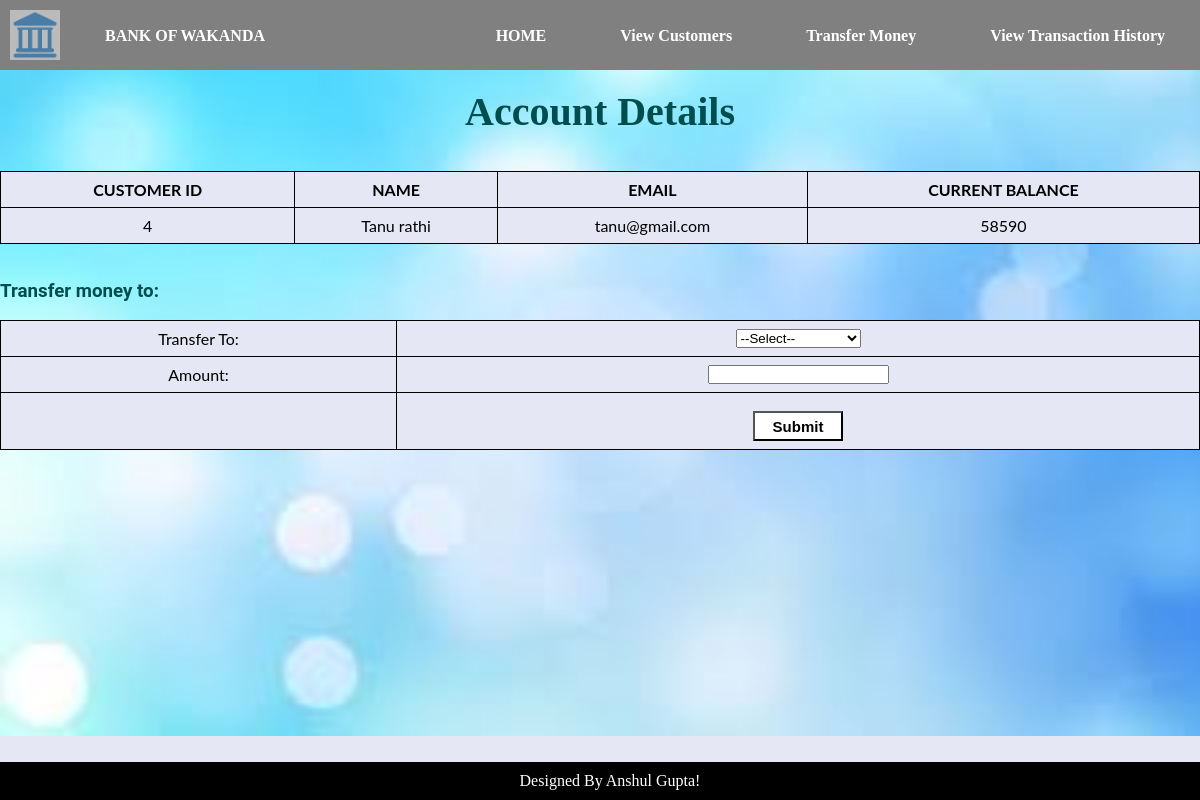
Page /transact.php?Name=Tanu rathi on the committed database.
### tables this page shows
CREATE TABLE `customer` (
  `id` int(3) NOT NULL,
  `name` text NOT NULL,
  `email` varchar(30) NOT NULL,
  `balance` int(8) NOT NULL
);

### transact.php (the view, shortened to what this page needs)
<?php
include 'connection.php';
if (isset($_GET['Name'])) {
	$Name = $_GET['Name'];
}
$q = "SELECT * From customer WHERE Name='$Name'";
$result = mysqli_query($con, $q);
?>
<html>
<head>
	<link rel="stylesheet" type="text/css" href="buttons.css">
</head>
<body>
	<nav>
		<div class="logo">
			<img src="logo3.png" width="50" height="50">
		</div>
		<ul>
			<li><a href="#">HOME</a></li>
			<li><a href="display.php">View Customers</a></li>
			<li><a href="transfermoney.php">Transfer Money </a></li>
			<li><a href="transactionhistory.php">View Transaction History</a></li>
		</ul>
		<div style="float:left;"><ul>
        <li><a href='#'>BANK OF WAKANDA </a></li>
        </ul></div>
	</nav>
	<br>
	<div>
		<h2 style="text-align: center;color:#014d4e;font-family:'Times New Roman', Times, serif;font-size:40px">Account Details</h2>
		<br>
		<br>
		<table style="background-color:#d2fdfe;">
			<th>CUSTOMER ID</th>
			<th>NAME </th>
			<th>EMAIL</th>
			<th>CURRENT BALANCE</th>
			<tr>
				<?php
				$row = mysqli_fetch_array($result)
				?>
				<td><?php echo  $row["id"]; ?></td>
				<td><?php echo  $row["name"]; ?></td>
				<td><?php echo  $row["email"]; ?></td>
				<td><?php echo  $row["balance"]; ?></td>
			</tr>
		</table>
	</div>
	<?php echo "<form method='post' action='transaction.php?Name=$Name'>" ?>
	<br><br>
	<h3 style="font-family: roboto;color:	FireBrick;color:#014d4e">Transfer money to:</h3>
	<br>
	<table border="0px" style="background-color:#d2fdfe;">
		<tr>
			<td>Transfer To:</td>
			<td><select name="user">
					<option>--Select--</option>
				</select></td>
		</tr>
		<tr>
			<td>Amount:</td>
			<td><input type="text" name="Amount"></td>
		</tr>
		<tr>
			<td></td>
			<td><input type="submit" name="submit" value="Submit" align=center style="margin-top: 10px; width:6em; height:2em; font-size:15px; background-color:white; font-weight: bold;"></td>
		</tr>
	</table>
	</form>
	<div class="footer">
		<p>Designed By Anshul Gupta!
		</p>
	</div>
</body>
</html>

### buttons.css (style rules this page uses)
img { opacity:0.5; }

### transact.php (style rules this page uses)
* { margin: 0; padding: 0; }
body { width: 100%; height: 100vh; background-image: url(transfermoney.jpg); background-size: 100%; background-position: center; background-repeat: no-repeat; background-color: #e6e7f5; }
table { font-family: 'Lato', sans-serif; ; border-collapse: collapse; width: 100%; }
td, th { border: 1px solid black; text-align: center; padding: 8px; }
tr { background-color: #e6e7f5; }
nav { width: 100%; background-color: grey; overflow: hidden; }
nav ul { list-style-type: none; float: right; margin-top: 7px; }
nav ul li { display: inline-block; }
nav ul li a { text-decoration: none; padding: 20px 35px; text-align: center; color: white; display: block; font-weight: 700; }
.footer { position: fixed; left: 0; bottom: 0; width: 100%; background-color: black; color: white; text-align: center; padding: 10px; }
.logo { float: left; padding: 10px; }

### rows in the picture
customer: id "4", name "Tanu rathi", email "tanu@gmail.com", balance "58590"
